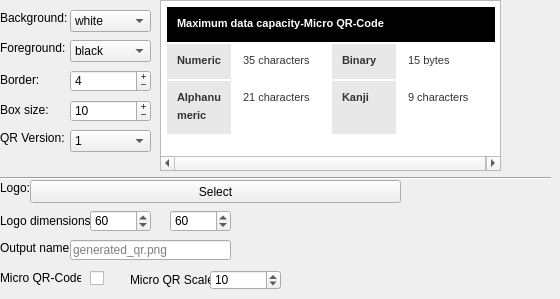
    <widget class="QWidget" name="settings">
     <attribute name="title">
      <string>Settings</string>
     </attribute>
     <widget class="QLabel" name="label_3">
      <property name="geometry">
       <rect>
        <x>0</x>
        <y>10</y>
        <width>71</width>
        <height>16</height>
       </rect>
      </property>
      <property name="text">
       <string>Background:</string>
      </property>
     </widget>
     <widget class="QLabel" name="label_7">
      <property name="geometry">
       <rect>
        <x>0</x>
        <y>40</y>
        <width>71</width>
        <height>16</height>
       </rect>
      </property>
      <property name="text">
       <string>Foreground:</string>
      </property>
     </widget>
     <widget class="QComboBox" name="bg">
      <property name="geometry">
       <rect>
        <x>70</x>
        <y>10</y>
        <width>81</width>
        <height>22</height>
       </rect>
      </property>
      <property name="editable">
       <bool>false</bool>
      </property>
      <item>
       <property name="text">
        <string>white</string>
       </property>
      </item>
      <item>
       <property name="text">
        <string>black</string>
       </property>
      </item>
      <item>
       <property name="text">
        <string>red</string>
       </property>
      </item>
      <item>
       <property name="text">
        <string>yellow</string>
       </property>
      </item>
      <item>
       <property name="text">
        <string>green</string>
       </property>
      </item>
      <item>
       <property name="text">
        <string>orange</string>
       </property>
      </item>
      <item>
       <property name="text">
        <string>blue</string>
       </property>
      </item>
      <item>
       <property name="text">
        <string>pink</string>
       </property>
      </item>
     </widget>
     <widget class="QComboBox" name="fg">
      <property name="geometry">
       <rect>
        <x>70</x>
        <y>40</y>
        <width>81</width>
        <height>22</height>
       </rect>
      </property>
      <item>
       <property name="text">
        <string>black</string>
       </property>
      </item>
      <item>
       <property name="text">
        <string>white</string>
       </property>
      </item>
      <item>
       <property name="text">
        <string>red</string>
       </property>
      </item>
      <item>
       <property name="text">
        <string>yellow</string>
       </property>
      </item>
      <item>
       <property name="text">
        <string>green</string>
       </property>
      </item>
      <item>
       <property name="text">
        <string>orange</string>
       </property>
      </item>
      <item>
       <property name="text">
        <string>blue</string>
       </property>
      </item>
      <item>
       <property name="text">
        <string>pink</string>
       </property>
      </item>
     </widget>
     <widget class="QSpinBox" name="border">
      <property name="geometry">
       <rect>
        <x>70</x>
        <y>70</y>
        <width>81</width>
        <height>22</height>
       </rect>
      </property>
      <property name="buttonSymbols">
       <enum>QAbstractSpinBox::PlusMinus</enum>
      </property>
      <property name="value">
       <number>4</number>
      </property>
     </widget>
     <widget class="QLabel" name="label_5">
      <property name="geometry">
       <rect>
        <x>0</x>
        <y>70</y>
        <width>51</width>
        <height>20</height>
       </rect>
      </property>
      <property name="text">
       <string>Border:</string>
      </property>
     </widget>
     <widget class="QSpinBox" name="boxsize">
      <property name="geometry">
       <rect>
        <x>70</x>
        <y>100</y>
        <width>81</width>
        <height>22</height>
       </rect>
      </property>
      <property name="buttonSymbols">
       <enum>QAbstractSpinBox::PlusMinus</enum>
      </property>
      <property name="specialValueText">
       <string/>
      </property>
      <property name="suffix">
       <string/>
      </property>
      <property name="value">
       <number>10</number>
      </property>
     </widget>
     <widget class="QLabel" name="label_6">
      <property name="geometry">
       <rect>
        <x>0</x>
        <y>100</y>
        <width>51</width>
        <height>20</height>
       </rect>
      </property>
      <property name="text">
       <string>Box size:</string>
      </property>
     </widget>
     <widget class="QComboBox" name="qrversion">
      <property name="geometry">
       <rect>
        <x>70</x>
        <y>130</y>
        <width>81</width>
        <height>22</height>
       </rect>
      </property>
      <item>
       <property name="text">
        <string>1</string>
       </property>
      </item>
      <item>
       <property name="text">
        <string>2</string>
       </property>
      </item>
      <item>
       <property name="text">
        <string>3</string>
       </property>
      </item>
      <item>
       <property name="text">
        <string>4</string>
       </property>
      </item>
      <item>
       <property name="text">
        <string>5</string>
       </property>
      </item>
      <item>
       <property name="text">
        <string>6</string>
       </property>
      </item>
      <item>
       <property name="text">
        <string>7</string>
       </property>
      </item>
      <item>
       <property name="text">
        <string>8</string>
       </property>
      </item>
      <item>
       <property name="text">
        <string>9</string>
       </property>
      </item>
      <item>
       <property name="text">
        <string>10</string>
       </property>
      </item>
     </widget>
     <widget class="QLabel" name="label_14">
      <property name="geometry">
       <rect>
        <x>0</x>
        <y>130</y>
        <width>71</width>
        <height>16</height>
       </rect>
      </property>
      <property name="text">
       <string>QR Version:</string>
      </property>
     </widget>
     <widget class="QLabel" name="label_15">
      <property name="geometry">
       <rect>
        <x>0</x>
        <y>180</y>
        <width>71</width>
        <height>16</height>
       </rect>
      </property>
      <property name="text">
       <string>Logo:</string>
      </property>
     </widget>
     <widget class="Line" name="line">
      <property name="geometry">
       <rect>
        <x>0</x>
        <y>170</y>
        <width>551</width>
        <height>16</height>
       </rect>
      </property>
      <property name="orientation">
       <enum>Qt::Horizontal</enum>
      </property>
     </widget>
     <widget class="QPushButton" name="logo_2">
      <property name="geometry">
       <rect>
        <x>30</x>
        <y>180</y>
        <width>371</width>
        <height>23</height>
       </rect>
      </property>
      <property name="text">
       <string>Select</string>
      </property>
     </widget>
     <widget class="QLabel" name="label_16">
      <property name="geometry">
       <rect>
        <x>0</x>
        <y>240</y>
        <width>71</width>
        <height>16</height>
       </rect>
      </property>
      <property name="text">
       <string>Output name:</string>
      </property>
     </widget>
     <widget class="QLineEdit" name="output">
      <property name="geometry">
       <rect>
        <x>70</x>
        <y>240</y>
        <width>161</width>
        <height>20</height>
       </rect>
      </property>
      <property name="text">
       <string/>
      </property>
      <property name="placeholderText">
       <string>generated_qr.png</string>
      </property>
     </widget>
     <widget class="QCheckBox" name="microqr">
      <property name="geometry">
       <rect>
        <x>90</x>
        <y>270</y>
        <width>111</width>
        <height>17</height>
       </rect>
      </property>
      <property name="text">
       <string/>
      </property>
     </widget>
     <widget class="QLabel" name="label_9">
      <property name="geometry">
       <rect>
        <x>0</x>
        <y>270</y>
        <width>81</width>
        <height>16</height>
       </rect>
      </property>
      <property name="text">
       <string>Micro QR-Code:</string>
      </property>
     </widget>
     <widget class="QSpinBox" name="logo_x">
      <property name="geometry">
       <rect>
        <x>90</x>
        <y>210</y>
        <width>61</width>
        <height>22</height>
       </rect>
      </property>
      <property name="maximum">
       <number>999</number>
      </property>
      <property name="value">
       <number>60</number>
      </property>
     </widget>
     <widget class="QSpinBox" name="logo_y">
      <property name="geometry">
       <rect>
        <x>170</x>
        <y>210</y>
        <width>61</width>
        <height>22</height>
       </rect>
      </property>
      <property name="maximum">
       <number>999</number>
      </property>
      <property name="value">
       <number>60</number>
      </property>
     </widget>
     <widget class="QLabel" name="label_11">
      <property name="geometry">
       <rect>
        <x>0</x>
        <y>210</y>
        <width>91</width>
        <height>21</height>
       </rect>
      </property>
      <property name="text">
       <string>Logo dimensions:</string>
      </property>
     </widget>
     <widget class="QLabel" name="label_12">
      <property name="geometry">
       <rect>
        <x>130</x>
        <y>270</y>
        <width>81</width>
        <height>20</height>
       </rect>
      </property>
      <property name="text">
       <string>Micro QR Scale:</string>
      </property>
     </widget>
     <widget class="QSpinBox" name="scale">
      <property name="geometry">
       <rect>
        <x>210</x>
        <y>270</y>
        <width>71</width>
        <height>20</height>
       </rect>
      </property>
      <property name="buttonSymbols">
       <enum>QAbstractSpinBox::UpDownArrows</enum>
      </property>
      <property name="value">
       <number>10</number>
      </property>
     </widget>
     <widget class="QTextBrowser" name="textBrowser_2">
      <property name="geometry">
       <rect>
        <x>160</x>
        <y>0</y>
        <width>341</width>
        <height>171</height>
       </rect>
      </property>
      <property name="html">
       <string>&lt;!DOCTYPE HTML PUBLIC &quot;-//W3C//DTD HTML 4.0//EN&quot; &quot;http://www.w3.org/TR/REC-html40/strict.dtd&quot;&gt;
&lt;html&gt;&lt;head&gt;&lt;meta name=&quot;qrichtext&quot; content=&quot;1&quot; /&gt;&lt;style type=&quot;text/css&quot;&gt;
p, li { white-space: pre-wrap; }
&lt;/style&gt;&lt;/head&gt;&lt;body style=&quot; font-family:'MS Shell Dlg 2'; font-size:8.25pt; font-weight:400; font-style:normal;&quot;&gt;
&lt;table border=&quot;0&quot; style=&quot; margin-top:0px; margin-bottom:10px; margin-left:0px; margin-right:0px;&quot; cellspacing=&quot;2&quot; cellpadding=&quot;0&quot; bgcolor=&quot;#ffffff&quot;&gt;
&lt;tr&gt;
&lt;td colspan=&quot;4&quot; bgcolor=&quot;#000000&quot; style=&quot; padding-left:10; padding-right:10; padding-top:10; padding-bottom:7;&quot;&gt;
&lt;p style=&quot; margin-top:0px; margin-bottom:0px; margin-left:0px; margin-right:0px; -qt-block-indent:0; text-indent:0px; line-height:140%;&quot;&gt;&lt;span style=&quot; font-family:'helvetica,arial,宋体,meiryo,sans-serif'; font-size:8pt; font-weight:600; color:#ffffff; background-color:#000000;&quot;&gt;Maximum data capacity-Micro QR-Code&lt;/span&gt;&lt;/p&gt;&lt;/td&gt;&lt;/tr&gt;
&lt;tr&gt;
&lt;td width=&quot;20%&quot; bgcolor=&quot;#e8e8e8&quot; style=&quot; padding-left:10; padding-right:10; padding-top:10; padding-bottom:7;&quot;&gt;
&lt;p style=&quot; margin-top:0px; margin-bottom:0px; margin-left:0px; margin-right:0px; -qt-block-indent:0; text-indent:0px; line-height:140%;&quot;&gt;&lt;span style=&quot; font-family:'helvetica,arial,宋体,meiryo,sans-serif'; font-size:8pt; font-weight:600; color:#333333; background-color:#e8e8e8;&quot;&gt;Numeric&lt;/span&gt;&lt;/p&gt;&lt;/td&gt;
&lt;td width=&quot;30%&quot; bgcolor=&quot;#ffffff&quot; style=&quot; vertical-align:top; padding-left:10; padding-right:10; padding-top:10; padding-bottom:7;&quot;&gt;
&lt;p style=&quot; margin-top:0px; margin-bottom:0px; margin-left:0px; margin-right:0px; -qt-block-indent:0; text-indent:0px; line-height:140%;&quot;&gt;&lt;span style=&quot; font-family:'helvetica,arial,宋体,meiryo,sans-serif'; font-size:8pt; color:#333333; background-color:#ffffff;&quot;&gt;35 characters&lt;/span&gt;&lt;/p&gt;&lt;/td&gt;
&lt;td width=&quot;20%&quot; bgcolor=&quot;#e8e8e8&quot; style=&quot; padding-left:10; padding-right:10; padding-top:10; padding-bottom:7;&quot;&gt;
&lt;p style=&quot; margin-top:0px; margin-bottom:0px; margin-left:0px; margin-right:0px; -qt-block-indent:0; text-indent:0px; line-height:140%;&quot;&gt;&lt;span style=&quot; font-family:'helvetica,arial,宋体,meiryo,sans-serif'; font-size:8pt; font-weight:600; color:#333333; background-color:#e8e8e8;&quot;&gt;Binary&lt;/span&gt;&lt;/p&gt;&lt;/td&gt;
&lt;td width=&quot;30%&quot; bgcolor=&quot;#ffffff&quot; style=&quot; vertical-align:top; padding-left:10; padding-right:10; padding-top:10; padding-bottom:7;&quot;&gt;
&lt;p style=&quot; margin-top:0px; margin-bottom:0px; margin-left:0px; margin-right:0px; -qt-block-indent:0; text-indent:0px; line-height:140%;&quot;&gt;&lt;span style=&quot; font-family:'helvetica,arial,宋体,meiryo,sans-serif'; font-size:8pt; color:#333333; background-color:#ffffff;&quot;&gt;15 bytes&lt;/span&gt;&lt;/p&gt;&lt;/td&gt;&lt;/tr&gt;
&lt;tr&gt;
&lt;td bgcolor=&quot;#e8e8e8&quot; style=&quot; padding-left:10; padding-right:10; padding-top:10; padding-bottom:7;&quot;&gt;
&lt;p style=&quot; margin-top:0px; margin-bottom:0px; margin-left:0px; margin-right:0px; -qt-block-indent:0; text-indent:0px; line-height:140%;&quot;&gt;&lt;span style=&quot; font-family:'helvetica,arial,宋体,meiryo,sans-serif'; font-size:8pt; font-weight:600; color:#333333; background-color:#e8e8e8;&quot;&gt;Alphanumeric&lt;/span&gt;&lt;/p&gt;&lt;/td&gt;
&lt;td bgcolor=&quot;#ffffff&quot; style=&quot; vertical-align:top; padding-left:10; padding-right:10; padding-top:10; padding-bottom:7;&quot;&gt;
&lt;p style=&quot; margin-top:0px; margin-bottom:0px; margin-left:0px; margin-right:0px; -qt-block-indent:0; text-indent:0px; line-height:140%;&quot;&gt;&lt;span style=&quot; font-family:'helvetica,arial,宋体,meiryo,sans-serif'; font-size:8pt; color:#333333; background-color:#ffffff;&quot;&gt;21 characters&lt;/span&gt;&lt;/p&gt;&lt;/td&gt;
&lt;td bgcolor=&quot;#e8e8e8&quot; style=&quot; padding-left:10; padding-right:10; padding-top:10; padding-bottom:7;&quot;&gt;
&lt;p style=&quot; margin-top:0px; margin-bottom:0px; margin-left:0px; margin-right:0px; -qt-block-indent:0; text-indent:0px; line-height:140%;&quot;&gt;&lt;span style=&quot; font-family:'helvetica,arial,宋体,meiryo,sans-serif'; font-size:8pt; font-weight:600; color:#333333; background-color:#e8e8e8;&quot;&gt;Kanji&lt;/span&gt;&lt;/p&gt;&lt;/td&gt;
&lt;td bgcolor=&quot;#ffffff&quot; style=&quot; vertical-align:top; padding-left:10; padding-right:10; padding-top:10; padding-bottom:7;&quot;&gt;
&lt;p style=&quot; margin-top:0px; margin-bottom:0px; margin-left:0px; margin-right:0px; -qt-block-indent:0; text-indent:0px; line-height:140%;&quot;&gt;&lt;span style=&quot; font-family:'helvetica,arial,宋体,meiryo,sans-serif'; font-size:8pt; color:#333333; background-color:#ffffff;&quot;&gt;9 characters&lt;/span&gt;&lt;/p&gt;&lt;/td&gt;&lt;/tr&gt;&lt;/table&gt;&lt;/body&gt;&lt;/html&gt;</string>
      </property>
     </widget>
    </widget>
